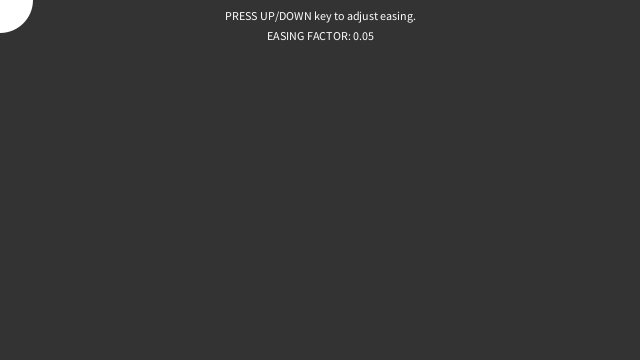
Frame 1 (no input)
Frame 60 (the mouse pressed at the canvas centre just before this capture): identical to frame 1, image omitted
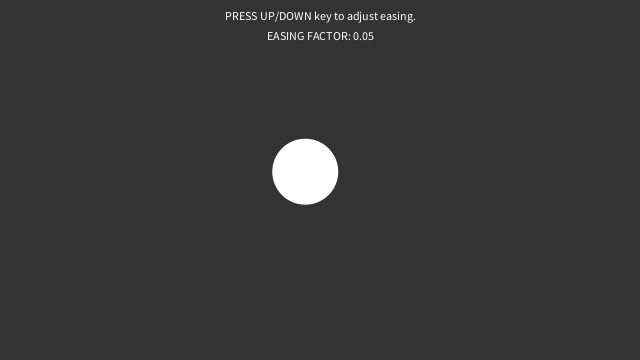
Frame 120 (the mouse held since frame 60 and released just before this capture)

The Processing sketch that drew these frames (run headless with seeded random() and noise(); from frame 60 on, the mouse is pressed at the canvas centre):

// Processing sketch: easing
// ── easing.pde
/*
* Taken from processing.org/learning
 */


PVector loc = new PVector(0, 0);
float easing = 0.05;

void setup() {
  size(640, 360);
  textAlign(CENTER); 
  noStroke();
}

void draw() { 
  background(51);

  PVector target = new PVector(mouseX, mouseY);
  PVector diff = PVector.sub(target, loc);
  if(diff.mag() > 1) {
    diff.mult(easing);
    loc.add(diff);
  }
  
  ellipse(loc.x, loc.y, 66, 66);
  text("PRESS UP/DOWN key to adjust easing.", width/2, 20);
  text("EASING FACTOR: " + easing, width/2, 40);
}

void keyPressed() {
  switch(keyCode) {
  case UP:
    easing+=0.001;
    break;
  case DOWN:
    easing-=0.001;
    break;
  }   
  easing = constrain(easing, 0, 1);
}
